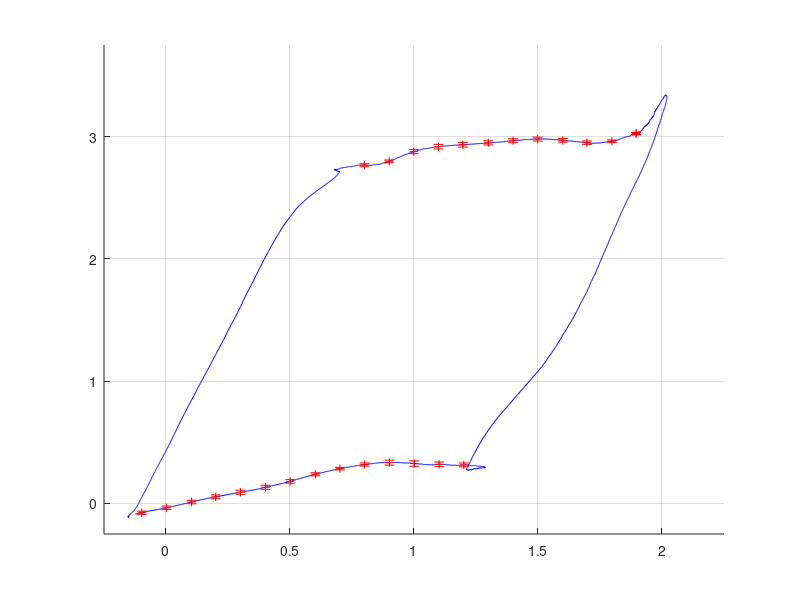

Write MATLAB code to recreate this figure. (Note: this script raises an error after producing the figure.)
clear all
close all

Datos_opt = csvread('plataforma_xz.csv');
Desp_X= -Datos_opt(:,7);
Desp_Y= -Datos_opt(:,8);
ZerX = Desp_X(1);
ZerY = Desp_Y(1);
Desp_X = Desp_X - ZerX;
Desp_Y = -(Desp_Y - ZerY);

%% Prueba1

Desp_x_1= -Datos_opt(237:4237,7);
Desp_y_1= -Datos_opt(237:4237,8);

Desp_y_1 = Desp_y_1 * 1000;
Desp_x_1 = Desp_x_1 * 1000;

Zero_x = Desp_x_1(1);
Zero_y = Desp_y_1(1);

Desp_x_1 = - Zero_x + Desp_x_1;
Desp_y_1 = Zero_y - Desp_y_1;

%% Prueba 2 

Desp_x_2= -Datos_opt(4273:8273,7);
Desp_y_2= -Datos_opt(4273:8273,8);

Desp_y_2 = Desp_y_2 * 1000;
Desp_x_2 = Desp_x_2 * 1000;


Desp_x_2 = - Zero_x + Desp_x_2;
Desp_y_2 = Zero_y - Desp_y_2;

%% Prueba 3 

Desp_x_3= -Datos_opt(8281:12281,7);
Desp_y_3= -Datos_opt(8281:12281,8);

Desp_y_3 = Desp_y_3 * 1000;
Desp_x_3 = Desp_x_3 * 1000;

Desp_x_3 = - Zero_x + Desp_x_3;
Desp_y_3 = Zero_y - Desp_y_3;

%% Prueba 4 

Desp_x_4= -Datos_opt(12312:16312,7);
Desp_y_4= -Datos_opt(12312:16312,8);

Desp_y_4 = Desp_y_4 * 1000;
Desp_x_4 = Desp_x_4 * 1000;

Desp_x_4 = - Zero_x + Desp_x_4;
Desp_y_4 = Zero_y - Desp_y_4;

%% Prueba 5 

Desp_x_5= -Datos_opt(16324:20324,7);
Desp_y_5= -Datos_opt(16324:20324,8);

Desp_y_5 = Desp_y_5 * 1000;
Desp_x_5 = Desp_x_5 * 1000;

Desp_x_5 = - Zero_x + Desp_x_5;
Desp_y_5 = Zero_y - Desp_y_5;

%% Prueba 6 

Desp_x_6= -Datos_opt(20352:24352,7);
Desp_y_6= -Datos_opt(20352:24352,8);

Desp_y_6 = Desp_y_6 * 1000;
Desp_x_6 = Desp_x_6 * 1000;

Desp_x_6 = - Zero_x + Desp_x_6;
Desp_y_6 = Zero_y - Desp_y_6;

%% Prueba 7 

Desp_x_7= -Datos_opt(24371:28371,7);
Desp_y_7= -Datos_opt(24371:28371,8);

Desp_y_7 = Desp_y_7 * 1000;
Desp_x_7 = Desp_x_7 * 1000;

Desp_x_7 = - Zero_x + Desp_x_7;
Desp_y_7 = Zero_y - Desp_y_7;

%% Prueba 8 

Desp_x_8= -Datos_opt(28396:32396,7);
Desp_y_8= -Datos_opt(28396:32396,8);

Desp_y_8 = Desp_y_8 * 1000;
Desp_x_8 = Desp_x_8 * 1000;

Desp_x_8 = - Zero_x + Desp_x_8;
Desp_y_8 = Zero_y - Desp_y_8;

%% Prueba 9

Desp_x_9= -Datos_opt(32427:36427,7);
Desp_y_9= -Datos_opt(32427:36427,8);

Desp_y_9 = Desp_y_9 * 1000;
Desp_x_9 = Desp_x_9 * 1000;

Desp_x_9 = - Zero_x + Desp_x_9;
Desp_y_9 = Zero_y - Desp_y_9;

%% Prueba 10

Desp_x_10= -Datos_opt(36643:40643,7);
Desp_y_10= -Datos_opt(36643:40643,8);

Desp_y_10 = Desp_y_10 * 1000;
Desp_x_10 = Desp_x_10 * 1000;

Desp_x_10 = - Zero_x + Desp_x_10;
Desp_y_10 = Zero_y - Desp_y_10;

%% Matriz

Matriz_datos_desp_x = [Desp_x_2 Desp_x_3 Desp_x_4 Desp_x_5 Desp_x_6 Desp_x_7 Desp_x_8 Desp_x_9];
Matriz_datos_desp_y = [Desp_y_2 Desp_y_3 Desp_y_4 Desp_y_5 Desp_y_6 Desp_y_7 Desp_y_8 Desp_y_9];

%% Promedio
Promedio_datos_desp_x = mean(Matriz_datos_desp_x,2);
Promedio_datos_desp_y = mean(Matriz_datos_desp_y,2);

%% Desviacion 
Desviacion_std_error_desp_x = std(Matriz_datos_desp_x,0,2)/sqrt(8);
Desviacion_std_error_desp_y = std(Matriz_datos_desp_y,0,2)/sqrt(8);

%% Cuadrado2D
zeros=linspace(0,0,10);
r=linspace(0,3.15,10);
e=linspace(0,2,10);
w=zeros+2;
q=zeros+3.15;

%% Error intervalos

 J_x = -0.1; % Valor inicial del intervalo
 u_x = 0.1; % Paso entre intervalos
 l_x = 1; 
 
 J_y = 0; % Valor inicial del intervalo
 u_y = 0.1; % Paso entre intervalos
 l_y = 1; 


% X constante
 for i=900:1:1450
 if  (Promedio_datos_desp_y(i) >= J_y)
     subindice_Y(l_y) = i;
     J_y = J_y + u_y;
     l_y = l_y + 1;
 end 
 end
 
 % Y constante
 for i=1:1:450
 if (Promedio_datos_desp_x(i) >= J_x)
     subindice_X(l_x) = i;
     J_x = J_x + u_x;
     l_x = l_x + 1;
 end
 end
  
 % X constante
 for i=3000:1:4000
 if  (Promedio_datos_desp_y(i) <= J_y)
     subindice_Y(l_y) = i;
     J_y = J_y - u_y;
     l_y = l_y + 1;
 end 
 end
 
  % Y constante
 J_x= 2;
 
 for i=2250:1:2800
 if (Promedio_datos_desp_x(i) <= J_x)
     subindice_X(l_x) = i;
     J_x = J_x - u_x;
     l_x = l_x + 1;
 end
 end
 
  for i = 1:1:length(subindice_X)
      j = subindice_X(i);
        Prom_desp_x_X(i) = Promedio_datos_desp_x(j);
        Prom_desp_y_X(i) = Promedio_datos_desp_y(j);
        Prom_err_X(i) = Desviacion_std_error_desp_x(j);
  end

  for i = 1:1:length(subindice_Y)
      j = subindice_Y(i);
        Prom_desp_x_Y(i) = Promedio_datos_desp_x(j);
        Prom_desp_y_Y(i) = Promedio_datos_desp_y(j);
        Prom_err_Y(i) = Desviacion_std_error_desp_y(j);
  end
  


%% Figure

% figure(1)
% hold on;
% grid on;
% axis equal
% plot(Desp_x_2,Desp_y_2);
% plot(Desp_x_3,Desp_y_3);
% plot(Desp_x_4,Desp_y_4);
% plot(Desp_x_5,Desp_y_5);
% plot(Desp_x_6,Desp_y_6);
% plot(Desp_x_7,Desp_y_7);
% plot(Desp_x_8,Desp_y_8);
% plot(Desp_x_9,Desp_y_9);

newline = char(10);

leg  = ['Average Trajectory', newline, 'Obtained'];
leg2 = ['Average Trajectory', newline, 'Measure'];

figure(2)
hold on;
grid on;
axis ([-0.25 2.25 -0.25 3.75])
plot(Promedio_datos_desp_x,Promedio_datos_desp_y,'b');
errorbar(Prom_desp_x_X,Prom_desp_y_X,Prom_err_X,'+r','LineStyle', 'none');
plot(zeros,r,'-s','Color',[0.4660, 0.6740, 0.1880],'LineWidth',1);
plot(e,zeros,'-s','Color',[0.4660, 0.6740, 0.1880],'LineWidth',1);
plot(w,r,'-s','Color',[0.4660, 0.6740, 0.1880],'LineWidth',1);
plot(e,q,'-s','Color',[0.4660, 0.6740, 0.1880],'LineWidth',1);
h=herrorbar(Prom_desp_x_Y,Prom_desp_y_Y,Prom_err_Y);
set(h(2), 'linestyle', 'none');
set(h(1), 'color','r');
%legend({leg,'Standard Error',leg2'},'Location','northeast','Interpreter','latex','FontSize',12)
title('Displacement X vs Z Platform','Interpreter','latex','FontSize',16)
set(gca,'YTick',0:0.45:4)
set(gca,'YTickLabel',0:0.5:4)
set(gca,'XTickLabel',0:0.5:4.5)
xlabel('Displacement X (mm)','Interpreter','latex','FontSize',16')
ylabel('Displacement Z (mm)','Interpreter','latex','FontSize',16)
print('-depsc','platform_square_xz.eps')


% figure(3)
% hold on;
% grid on;
% axis equal
% plot(Promedio_datos_desp_x,Promedio_datos_desp_y);
% errorbar(Promedio_datos_desp_x,Promedio_datos_desp_y,Desviacion_std_error_desp_x,'r','LineStyle', 'none');
% h=herrorbar(Promedio_datos_desp_x,Promedio_datos_desp_y,Desviacion_std_error_desp_y);
% set(h(2), 'linestyle', 'none');
% set(h(1), 'color','r');

% figure(4)
% hold on;
% grid on;
% plot(Desp_y_2);
% plot(Desp_y_3);
% plot(Desp_y_4);
% plot(Desp_y_5);
% plot(Desp_y_6);
% plot(Desp_y_7);
% plot(Desp_y_8);
% plot(Desp_y_9);
% legend ('2','3','4','5','6','7','8','9');

% figure(5)
% hold on;
% grid on;
% plot(Desp_Y);

% figure(6)
% hold on;
% grid on;
% plot(Desp_x_2);
% plot(Desp_x_3);
% plot(Desp_x_4);
% plot(Desp_x_5);
% plot(Desp_x_6);
% plot(Desp_x_7);
% plot(Desp_x_8);
% plot(Desp_x_9);
% legend ('2','3','4','5','6','7','8','9');

% figure(7)
% hold on;
% grid on;
% plot(Desp_X);